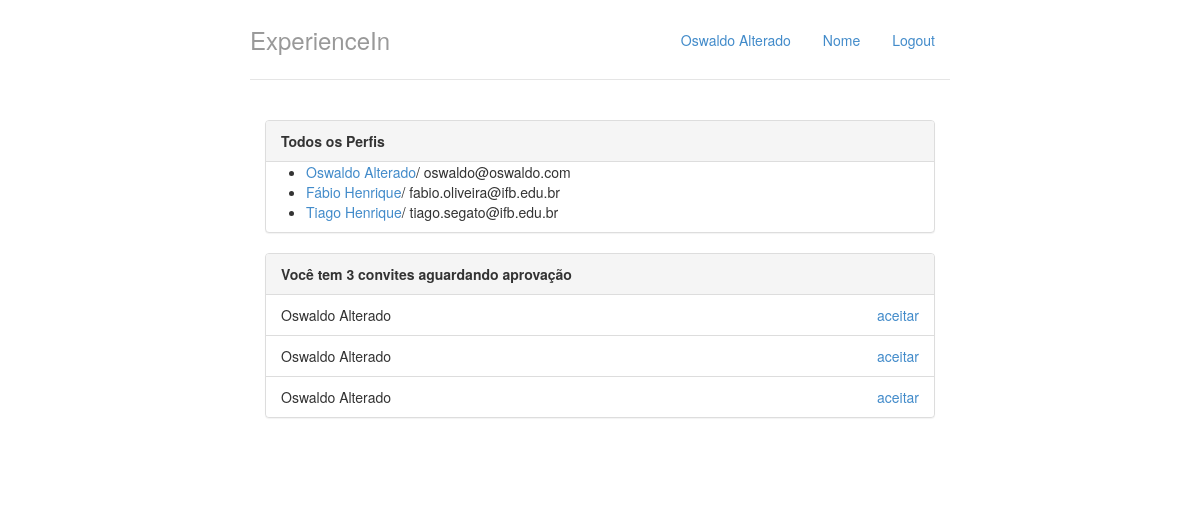
Before: / with the older database file.
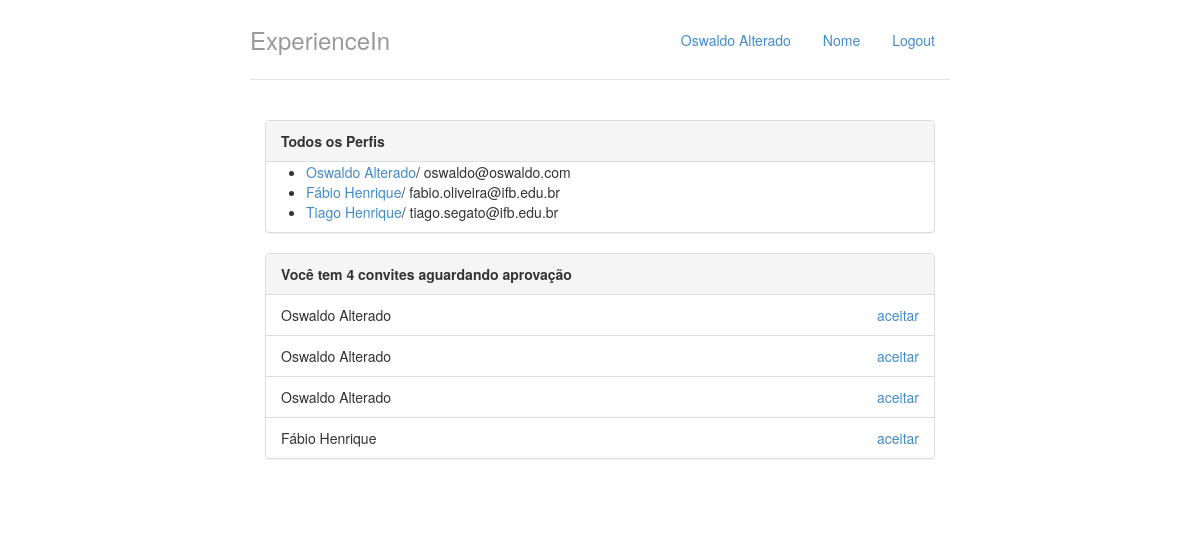
After: the same page with the newer database file.
### perfis/models.py (models this page shows, shortened)
class Perfil(models.Model):
        nome = models.CharField(max_length=255, null=False)
        email = models.CharField(max_length=255, null= False)
        telefone = models.CharField(max_length=15, null= False)
        nome_empresa = models.CharField(max_length=255, null=False)

class Convite(models.Model):
    solicitante = models.ForeignKey(Perfil, on_delete=models.CASCADE, related_name='convites_feitos')
    convidado = models.ForeignKey(Perfil, on_delete=models.CASCADE, related_name='convites_recebidos')

### perfis/views.py (the view)
# urls.py: path('', views.index, name='index'),
def index(request):
    return render(request, 'index.html', { 'perfis' : Perfil.objects.all(),'perfil_logado' : get_perfil_logado(request)})

### perfis/views.py (called while the page is built)
def get_perfil_logado(request):
   return Perfil.objects.get(id=1)

### perfis/templates/index.html (shortened to what this page needs)
<!DOCTYPE html>
<html lang="pt-br">
<head>
</head>
<body>
        {% extends "base.html" %}
        {% block body %}
        <div class="col-lg-12">
            <div class="panel panel-default">
                <div class="panel-heading">
                    <strong>Todos os Perfis</strong>
                </div>
                {% if perfis %}
                <ul>
                    {% for perfil in perfis %}
                    <li>
                        <a href="{% url 'exibir' perfil.id %}">{{ perfil.nome }}</a>/ {{ perfil.email }}
                    </li>
                    {% endfor %}
                </ul>
                {% else %}
                <p>Nenhum Perfil encontrado</p>
                {% endif %}
            </div>
            <div class="panel panel-default">
                {% with total_de_convites=perfil_logado.convites_recebidos.count %}
                  {% if total_de_convites %}
                      <div class="panel-heading">
                          <strong>Você tem {{ total_de_convites }} convite{{ total_de_convites|pluralize }} aguardando aprovação</strong>
                      </div>
                      <ul class="list-group">
                          {% for convite in perfil_logado.convites_recebidos.all %}
                              <li class="list-group-item">
                                      {{ convite.solicitante.nome }}
                                      <a href="#" class="pull-right">aceitar</a>
                              </li>
                          {% endfor %}
                      </ul>
                  {% else %}
                      <div class="panel-body">
                          <p>Nenhum convite recebido :(</p>
                      </div>
                  {% endif %}
                {% endwith %}
            </div>
        </div>
        {% endblock %}

### perfis/templates/base.html (shortened to what this page needs)
{% load staticfiles %}
<!DOCTYPE html>
<html lang="pt">
  <head>
    <link href="{% static "styles/bootstrap.css" %}" rel="stylesheet">
    <link href="{% static "styles/main.css" %}" rel="stylesheet">
  </head>
  <body>
    <div class="container">
      <div class="header">
        <ul class="nav nav-pills pull-right">
          <li class=""><a href="{% url 'index' %}">{{perfil_logado.nome}}</a></li>
          <li class=""><a href="{% url 'index' %}">Nome</a></li>
          <li class=""><a href="/logout/">Logout</a></li>
        </ul>
        <h3 class="text-muted">ExperienceIn</h3>
      </div>
      <div class="row content">
            {% block body %}
            {% endblock %}
      </div>
    </div>
  </body>
</html>

### perfis/static/styles/main.css (style rules this page uses)
body { padding-top: 20px; padding-bottom: 20px; }
.header, .content, .footer { padding-left: 15px; padding-right: 15px; }
.header { border-bottom: 1px solid #e5e5e5; }
.header h3 { margin-top: 0; margin-bottom: 0; line-height: 40px; padding-bottom: 19px; }
@media (min-width: 768px) { .container { max-width: 730px; } }
.content { margin: 40px 0; }
@media screen and (min-width: 768px) { .header, .content, .footer { padding-left: 0; padding-right: 0; } }
@media screen and (min-width: 768px) { .header { margin-bottom: 30px; } }

Changed rows visible on the page:
added Convite: solicitante.nome "Fábio Henrique"
Other visible differences:
{{ total_de_convites }}: "3" → "4"
